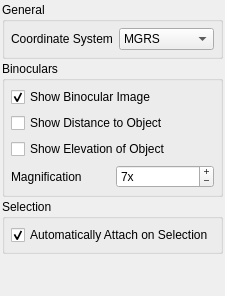
       <widget class="QWidget" name="mPreferencesToolsTab" >
        <attribute name="title" >
         <string>Tools</string>
        </attribute>
        <layout class="QVBoxLayout" >
         <property name="spacing" >
          <number>2</number>
         </property>
         <property name="leftMargin" >
          <number>2</number>
         </property>
         <property name="topMargin" >
          <number>2</number>
         </property>
         <property name="rightMargin" >
          <number>2</number>
         </property>
         <property name="bottomMargin" >
          <number>2</number>
         </property>
         <item>
          <widget class="QGroupBox" name="mToolsGeneralGroupBox" >
           <property name="title" >
            <string>General</string>
           </property>
           <layout class="QVBoxLayout" >
            <property name="spacing" >
             <number>4</number>
            </property>
            <property name="leftMargin" >
             <number>6</number>
            </property>
            <property name="topMargin" >
             <number>6</number>
            </property>
            <property name="rightMargin" >
             <number>6</number>
            </property>
            <property name="bottomMargin" >
             <number>6</number>
            </property>
            <item>
             <layout class="QVBoxLayout" >
              <property name="spacing" >
               <number>6</number>
              </property>
              <property name="leftMargin" >
               <number>0</number>
              </property>
              <property name="topMargin" >
               <number>0</number>
              </property>
              <property name="rightMargin" >
               <number>0</number>
              </property>
              <property name="bottomMargin" >
               <number>0</number>
              </property>
              <item>
               <layout class="QHBoxLayout" >
                <property name="spacing" >
                 <number>6</number>
                </property>
                <property name="leftMargin" >
                 <number>0</number>
                </property>
                <property name="topMargin" >
                 <number>0</number>
                </property>
                <property name="rightMargin" >
                 <number>0</number>
                </property>
                <property name="bottomMargin" >
                 <number>0</number>
                </property>
                <item>
                 <widget class="QLabel" name="mToolsCoordinateSystemLabel" >
                  <property name="text" >
                   <string>Coordinate System</string>
                  </property>
                  <property name="buddy" >
                   <cstring>mToolsCoordinateSystemComboBox</cstring>
                  </property>
                 </widget>
                </item>
                <item>
                 <widget class="QComboBox" name="mToolsCoordinateSystemComboBox" >
                  <property name="toolTip" >
                   <string>Select the coordinate system to be used. This is a global change. </string>
                  </property>
                  <item>
                   <property name="text" >
                    <string>MGRS</string>
                   </property>
                  </item>
                  <item>
                   <property name="text" >
                    <string>Raw XYZ</string>
                   </property>
                  </item>
                  <item>
                   <property name="text" >
                    <string>Lat Lon</string>
                   </property>
                  </item>
                 </widget>
                </item>
               </layout>
              </item>
             </layout>
            </item>
           </layout>
          </widget>
         </item>
         <item>
          <widget class="QGroupBox" name="mToolsBinocularGroupBox" >
           <property name="title" >
            <string>Binoculars</string>
           </property>
           <layout class="QVBoxLayout" >
            <property name="spacing" >
             <number>4</number>
            </property>
            <property name="leftMargin" >
             <number>6</number>
            </property>
            <property name="topMargin" >
             <number>6</number>
            </property>
            <property name="rightMargin" >
             <number>6</number>
            </property>
            <property name="bottomMargin" >
             <number>6</number>
            </property>
            <item>
             <layout class="QVBoxLayout" >
              <property name="spacing" >
               <number>6</number>
              </property>
              <property name="leftMargin" >
               <number>0</number>
              </property>
              <property name="topMargin" >
               <number>0</number>
              </property>
              <property name="rightMargin" >
               <number>0</number>
              </property>
              <property name="bottomMargin" >
               <number>0</number>
              </property>
              <item>
               <layout class="QHBoxLayout" >
                <property name="spacing" >
                 <number>6</number>
                </property>
                <property name="leftMargin" >
                 <number>0</number>
                </property>
                <property name="topMargin" >
                 <number>0</number>
                </property>
                <property name="rightMargin" >
                 <number>0</number>
                </property>
                <property name="bottomMargin" >
                 <number>0</number>
                </property>
                <item>
                 <widget class="QCheckBox" name="mToolsShowBinocularImageCheckBox" >
                  <property name="toolTip" >
                   <string>Selects whether or not to render the binocular reticle. </string>
                  </property>
                  <property name="text" >
                   <string>Show Binocular Image</string>
                  </property>
                  <property name="checked" >
                   <bool>true</bool>
                  </property>
                 </widget>
                </item>
               </layout>
              </item>
              <item>
               <widget class="QCheckBox" name="mToolsShowDistanceToObjectCheckBox" >
                <property name="toolTip" >
                 <string>Select to show the distance to the object in front of the camera's eyepoint. </string>
                </property>
                <property name="text" >
                 <string>Show Distance to Object</string>
                </property>
               </widget>
              </item>
              <item>
               <widget class="QCheckBox" name="mToolsShowElevationOfObjectCheckBox" >
                <property name="toolTip" >
                 <string>Select this to print the elevation of the object being viewed by binoculars</string>
                </property>
                <property name="text" >
                 <string>Show Elevation of Object</string>
                </property>
               </widget>
              </item>
              <item>
               <layout class="QHBoxLayout" >
                <property name="spacing" >
                 <number>6</number>
                </property>
                <property name="leftMargin" >
                 <number>0</number>
                </property>
                <property name="topMargin" >
                 <number>0</number>
                </property>
                <property name="rightMargin" >
                 <number>0</number>
                </property>
                <property name="bottomMargin" >
                 <number>0</number>
                </property>
                <item>
                 <widget class="QLabel" name="mToolsMagnificationLabel" >
                  <property name="toolTip" >
                   <string>Select the magnification of the binoculars. The greater the magnification, the farther in they zoom. 7x is miliary standard issue. </string>
                  </property>
                  <property name="text" >
                   <string>Magnification</string>
                  </property>
                  <property name="buddy" >
                   <cstring>mToolsMagnificationSpinBox</cstring>
                  </property>
                 </widget>
                </item>
                <item>
                 <widget class="QSpinBox" name="mToolsMagnificationSpinBox" >
                  <property name="toolTip" >
                   <string>This selects the magnification of the binoculars</string>
                  </property>
                  <property name="buttonSymbols" >
                   <enum>QAbstractSpinBox::PlusMinus</enum>
                  </property>
                  <property name="specialValueText" >
                   <string>x</string>
                  </property>
                  <property name="suffix" >
                   <string>x</string>
                  </property>
                  <property name="minimum" >
                   <number>1</number>
                  </property>
                  <property name="maximum" >
                   <number>25</number>
                  </property>
                  <property name="value" >
                   <number>7</number>
                  </property>
                 </widget>
                </item>
               </layout>
              </item>
             </layout>
            </item>
           </layout>
          </widget>
         </item>
         <item>
          <widget class="QGroupBox" name="mToolsSelectionGroupBox" >
           <property name="title" >
            <string>Selection</string>
           </property>
           <layout class="QVBoxLayout" >
            <property name="spacing" >
             <number>4</number>
            </property>
            <property name="leftMargin" >
             <number>6</number>
            </property>
            <property name="topMargin" >
             <number>6</number>
            </property>
            <property name="rightMargin" >
             <number>6</number>
            </property>
            <property name="bottomMargin" >
             <number>6</number>
            </property>
            <item>
             <layout class="QVBoxLayout" >
              <property name="spacing" >
               <number>6</number>
              </property>
              <property name="leftMargin" >
               <number>0</number>
              </property>
              <property name="topMargin" >
               <number>0</number>
              </property>
              <property name="rightMargin" >
               <number>0</number>
              </property>
              <property name="bottomMargin" >
               <number>0</number>
              </property>
              <item>
               <widget class="QCheckBox" name="mToolsAutoAttachOnSelectionCheckBox" >
                <property name="toolTip" >
                 <string>This selects whether or not to attach to an entity from double clicking it in the search window</string>
                </property>
                <property name="text" >
                 <string>Automatically Attach on Selection</string>
                </property>
                <property name="checked" >
                 <bool>true</bool>
                </property>
               </widget>
              </item>
             </layout>
            </item>
           </layout>
          </widget>
         </item>
         <item>
          <spacer>
           <property name="orientation" >
            <enum>Qt::Vertical</enum>
           </property>
           <property name="sizeHint" >
            <size>
             <width>20</width>
             <height>40</height>
            </size>
           </property>
          </spacer>
         </item>
        </layout>
       </widget>
